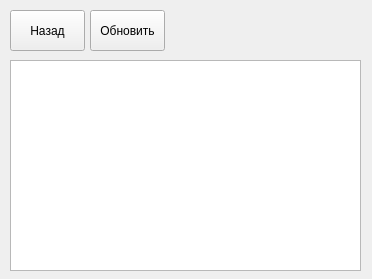
<?xml version="1.0" encoding="UTF-8"?>
<ui version="4.0">
 <class>MainWindow</class>
 <widget class="QMainWindow" name="MainWindow">
  <property name="geometry">
   <rect>
    <x>0</x>
    <y>0</y>
    <width>372</width>
    <height>279</height>
   </rect>
  </property>
  <property name="windowTitle">
   <string>Товвары на складе</string>
  </property>
  <widget class="QWidget" name="centralwidget">
   <widget class="QPushButton" name="back_button">
    <property name="geometry">
     <rect>
      <x>10</x>
      <y>10</y>
      <width>75</width>
      <height>41</height>
     </rect>
    </property>
    <property name="text">
     <string>Назад</string>
    </property>
   </widget>
   <widget class="QListWidget" name="goods_list">
    <property name="geometry">
     <rect>
      <x>10</x>
      <y>60</y>
      <width>351</width>
      <height>211</height>
     </rect>
    </property>
    <property name="styleSheet">
     <string notr="true">font: 15pt &quot;MS Shell Dlg 2&quot;;</string>
    </property>
   </widget>
   <widget class="QPushButton" name="load_button">
    <property name="geometry">
     <rect>
      <x>90</x>
      <y>10</y>
      <width>75</width>
      <height>41</height>
     </rect>
    </property>
    <property name="text">
     <string>Обновить</string>
    </property>
   </widget>
  </widget>
 </widget>
 <resources/>
 <connections/>
</ui>
